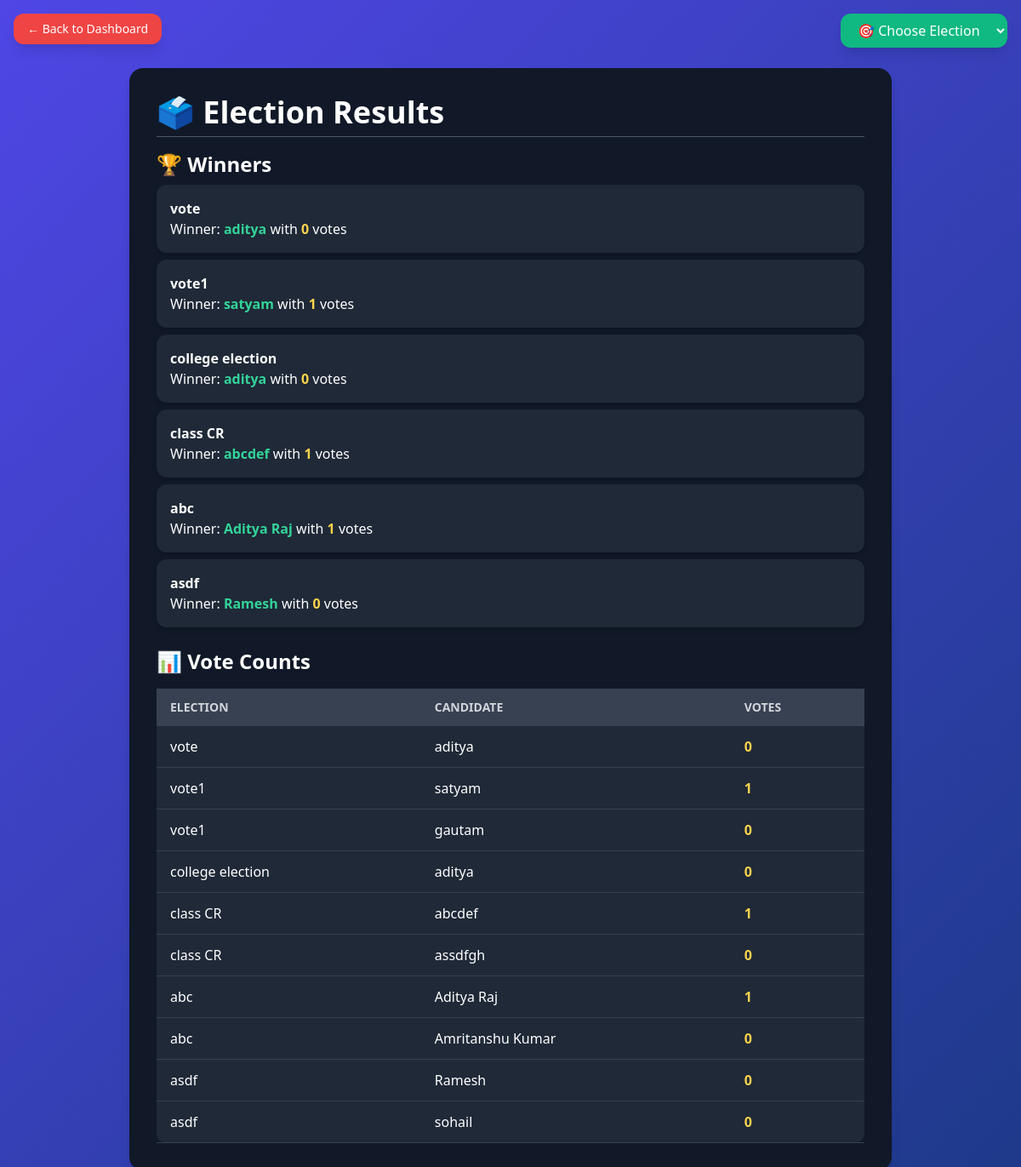
/view_results, run on the app's committed database.
### tables this page shows
CREATE TABLE elections (
    id INTEGER PRIMARY KEY AUTOINCREMENT,
    name TEXT NOT NULL
  , status TEXT DEFAULT 'ongoing');

CREATE TABLE candidates (
     id INTEGER PRIMARY KEY AUTOINCREMENT,
     name TEXT NOT NULL,
     election_id INTEGER,
     FOREIGN KEY(election_id) REFERENCES elections(id)
  );

### app.py (the view)
@app.route("/view_results")
def view_results():
    import sqlite3
    conn = sqlite3.connect("database.db")
    cursor = conn.cursor()
    cursor.execute("""
        SELECT elections.name, candidates.name, COUNT(votes.candidate_id) as vote_count
        FROM elections
        JOIN candidates ON elections.id = candidates.election_id
        LEFT JOIN votes ON candidates.id = votes.candidate_id
        GROUP BY elections.id, candidates.id
        ORDER BY elections.id, vote_count DESC
    """)
    results = cursor.fetchall()
    conn.close()
    election_winners = {}
    election_names_set = set()
    for election, candidate, vote_count in results:
        election_names_set.add(election)
        if election not in election_winners:
            election_winners[election] = (candidate, vote_count)
    election_names = sorted(list(election_names_set))
    return render_template(
        "view_results.html",
        results=results,
        election_winners=election_winners,
        election_names=election_names
    )

### templates/view_results.html (shortened to what this page needs)
<!DOCTYPE html>
<html lang="en">
<head>
    <link href="https://cdn.jsdelivr.net/npm/tailwindcss@2.2.19/dist/tailwind.min.css" rel="stylesheet">
</head>
<body class="text-white min-h-screen flex items-center justify-center px-4">
    <a href="{{ url_for('admin_dashboard') }}"
        class="fixed top-4 left-4 z-50 text-sm text-white bg-red-500 hover:bg-red-600 px-4 py-2 rounded-xl transition shadow-lg">
        ← Back to Dashboard
    </a>
    <div class="fixed top-4 right-4 z-50">
        <select id="electionFilter" onchange="redirectToElection()"
            class="bg-green-500 hover:bg-green-600 text-white px-4 py-2 rounded-xl shadow-lg cursor-pointer">
            <option value="">🎯 Choose Election</option>
        </select>
    </div>
    <div class="max-w-4xl w-full bg-gray-900 rounded-2xl shadow-lg p-8 mt-20">
        <h1 class="text-4xl font-bold mb-4 border-b border-gray-600 pb-2">🗳️ Election Results</h1>
        {% if election_winners %}
            <div class="mb-6">
                <h2 class="text-2xl font-semibold mb-2">🏆 Winners</h2>
                <ul class="space-y-2">
                    {% for election, (winner, votes) in election_winners.items() %}
                        <li class="bg-gray-800 p-4 rounded-xl shadow-md">
                            <strong>{{ election }}</strong><br>
                            Winner: <span class="text-green-400 font-semibold">{{ winner }}</span>
                            with <span class="text-yellow-300 font-bold">{{ votes }}</span> votes
                        </li>
                    {% endfor %}
                </ul>
            </div>
        {% else %}
            <p class="text-white mb-4">No votes have been cast yet.</p>
        {% endif %}
        <div class="mt-6">
            <h2 class="text-2xl font-semibold mb-4">📊 Vote Counts</h2>
            {% if results %}
                <div class="overflow-x-auto">
                    <table class="min-w-full bg-gray-800 rounded-xl">
                        <thead>
                            <tr class="bg-gray-700 text-left text-sm uppercase text-gray-300">
                                <th class="py-3 px-4">Election</th>
                                <th class="py-3 px-4">Candidate</th>
                                <th class="py-3 px-4">Votes</th>
                            </tr>
                        </thead>
                        <tbody id="voteTableBody">
                            {% for election, candidate, vote_count in results %}
                                <tr class="border-b border-gray-700 hover:bg-gray-700 transition vote-row" data-election="{{ election }}">
                                    <td class="py-3 px-4 font-medium">{{ election }}</td>
                                    <td class="py-3 px-4">{{ candidate }}</td>
                                    <td class="py-3 px-4 text-yellow-300 font-bold">{{ vote_count }}</td>
                                </tr>
                            {% endfor %}
                        </tbody>
                    </table>
                </div>
            {% else %}
                <p class="text-white">No vote data available.</p>
            {% endif %}
        </div>
    </div>
</body>
</html>

### templates/view_results.html (style rules this page uses)
body { background: linear-gradient(135deg, #4f46e5, #1e3a8a); font-family: 'Segoe UI', Tahoma, Geneva, Verdana, sans-serif; }

### data on the page
elections: election_winners "vote"
candidates: election_winners "aditya", name "vote", name "aditya", vote_count "0"
elections: election_winners "vote1"
candidates: election_winners "satyam", name "vote1", name "satyam", vote_count "1"
elections: election_winners "college election"
candidates: election_winners "aditya", name "college election", name "aditya", vote_count "0"
elections: election_winners "class CR"
candidates: election_winners "abcdef", name "class CR", name "abcdef", vote_count "1"
elections: election_winners "abc"
candidates: election_winners "Aditya Raj", name "abc", name "Aditya Raj", vote_count "1"
elections: election_winners "asdf"
candidates: election_winners "Ramesh", name "asdf", name "Ramesh", vote_count "0"
candidates: name "vote1", name "gautam", vote_count "0"
candidates: name "class CR", name "assdfgh", vote_count "0"
candidates: name "abc", name "Amritanshu Kumar", vote_count "0"
candidates: name "asdf", name "sohail", vote_count "0"

### other printed values
{{ votes }} "0" "1" "0" "1" "1" "0"
